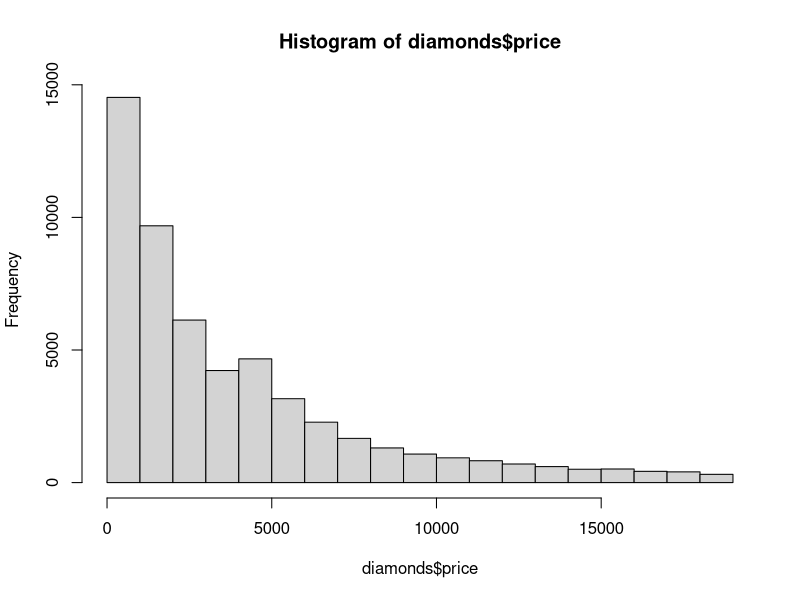
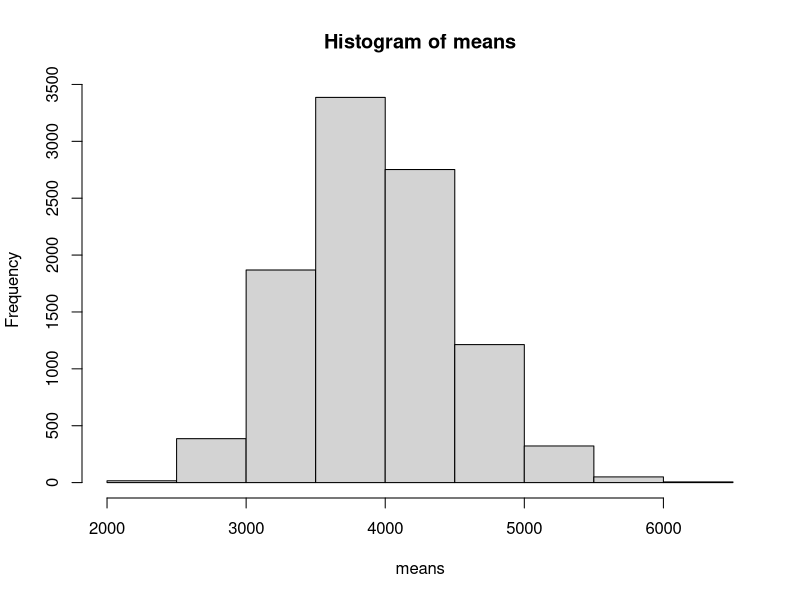
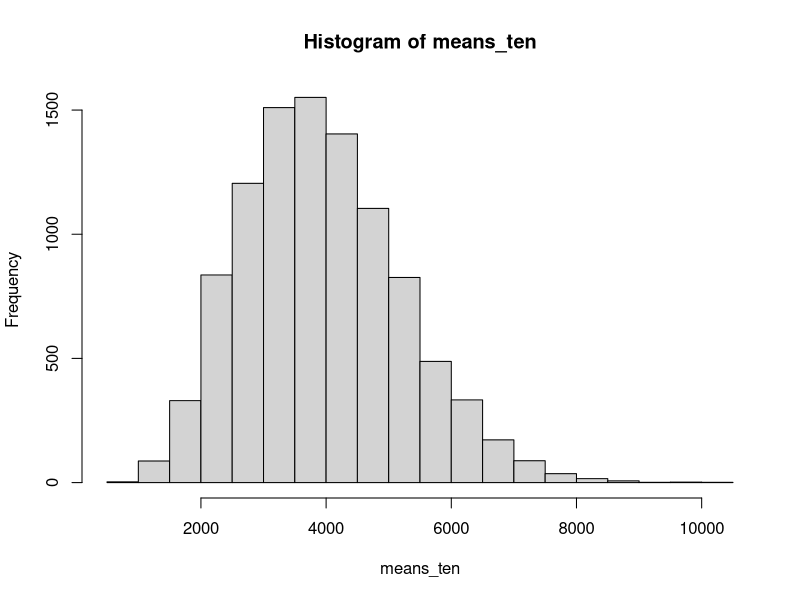
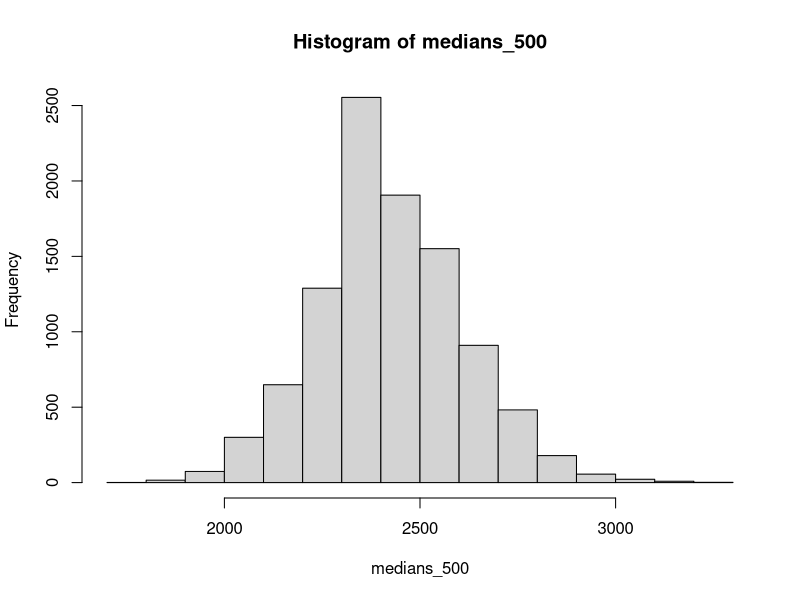

Write the R code that produced these figures, in order.
install.packages("tidyverse")

library(tidyverse)

View(diamonds)

hist(diamonds$price)

mean(diamonds$price)

sd(diamonds$price)


means = NULL
for (i in 1:10000) {
  means[i] = mean(sample(diamonds$price, 50, replace = TRUE))
}
means
hist(means)

sd(means)

567.3386 / (sqrt(50))

#Q5
means_ten = NULL
for (i in 1:10000) {
  means_ten[i] = mean(sample(diamonds$price, 10, replace = TRUE))
}
means_ten
hist(means_ten)

sd(means_ten)

#Q7
medians_500 = NULL
for (i in 1:10000) {
  medians_500[i] = median(sample(diamonds$price, 500, replace = TRUE))
}
medians_500
hist(medians_500)

sd(medians_500)

#2
4200 - 4032.5
